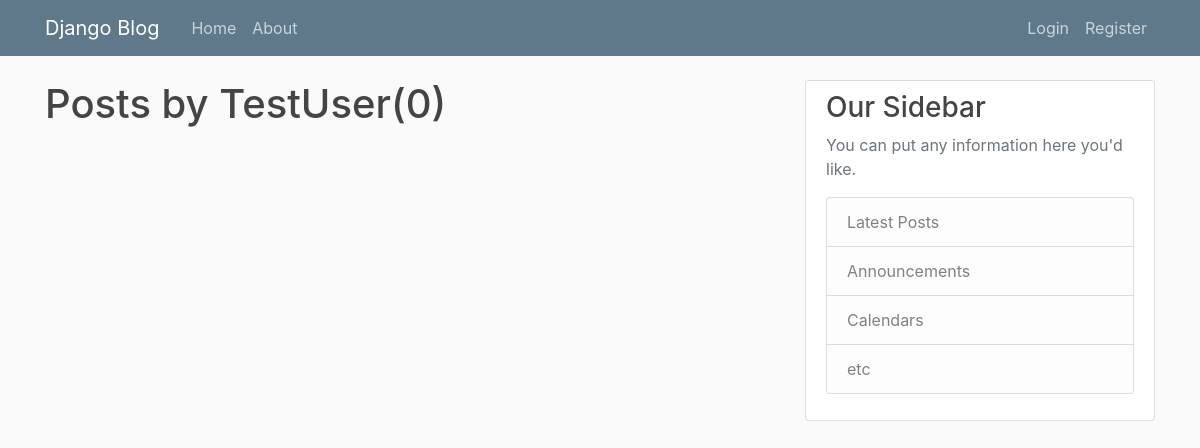
Before: /user/TestUser/ with the older database file.
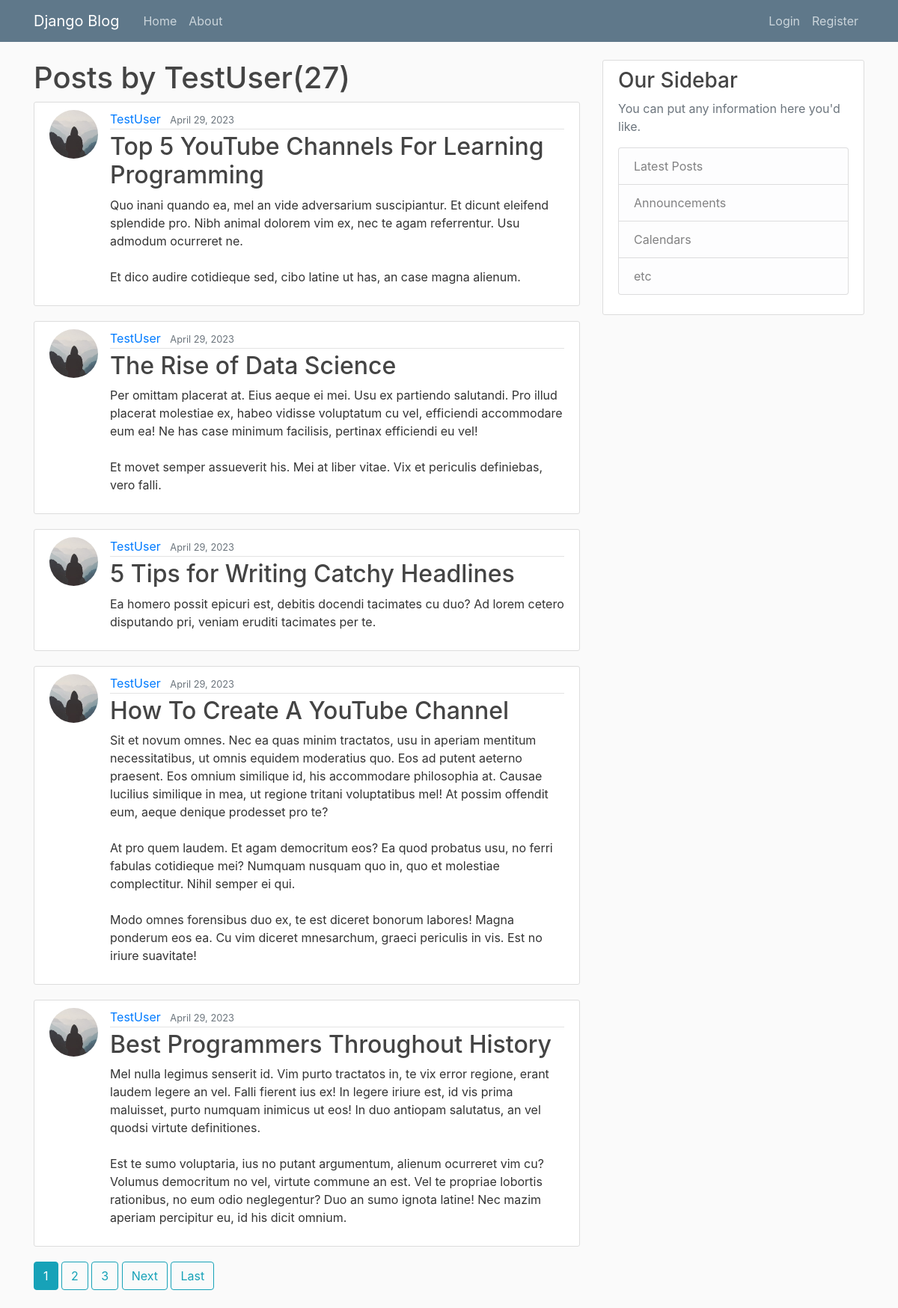
After: the same page with the newer database file.
### blog1/models.py (models this page shows, shortened)
class Post(models.Model):
    title = models.CharField(max_length=100, null=False, blank=False)
    content = RichTextField(blank=True)
    date_posted = models.DateTimeField(default=timezone.now)
    modified = models.DateTimeField(auto_now=True)
    author = models.ForeignKey(User, on_delete=models.CASCADE)
    tags = TaggableManager()

### users/models.py (models this page shows, shortened)
class Profile(models.Model):
    user = models.OneToOneField(User, on_delete=models.CASCADE)
    image = models.ImageField(default='default.jpg', upload_to='profile_pics')

### blog1/views.py (the view)
# urls.py: path('user/<str:username>/', views.UserPostListView.as_view(), name='user-posts'),
class UserPostListView(ListView):
    model = Post
    context_object_name = 'posts'
    paginate_by = 5
    template_name = 'blog1/user_posts.html'
    def get_queryset(self):
        user = get_object_or_404(User, username=self.kwargs.get('username'))
        return Post.objects.filter(author=user).order_by('-date_posted')

### blog1/templates/blog1/user_posts.html (shortened to what this page needs)
{% extends 'blog1/base.html' %}
{% block content %}
    <h1>Posts by {{view.kwargs.username}}({{page_obj.paginator.count}})</h1>
	{% for post in posts %}
		<article class="media content-section">
        <img class="rounded-circle article-img" src="{{ post.author.profile.image.url }}">
		  <div class="media-body">
		    <div class="article-metadata">
		      <a class="mr-2" href="{% url 'user-posts' post.author.username %}">{{ post.author }}</a>
		      <small class="text-muted">{{ post.date_posted |date:"F d, Y" }}</small>
		    </div>
		    <h2><a class="article-title" href="{% url 'post-detail' post.id %}">{{ post.title }}</a></h2>
		    <p class="article-content">{{ post.content|safe }}</p>
		  </div>
		</article>
	{% endfor %}
    {% if is_paginated %}
      {% for num in page_obj.paginator.page_range %}
        {% if page_obj.number == num %}
          <a class="btn btn-info mb-4" href="?page={{ num }}">{{ num }}</a>
        {% elif num > page_obj.number|add:'-3' and num < page_obj.number|add:'3' %}
          <a class="btn btn-outline-info mb-4" href="?page={{ num }}">{{ num }}</a>
        {% endif %}
      {% endfor %}
      {% if page_obj.has_next %}
        <a class="btn btn-outline-info mb-4" href="?page={{ page_obj.next_page_number }}">Next</a>
        <a class="btn btn-outline-info mb-4" href="?page={{ page_obj.paginator.num_pages }}">Last</a>
      {% endif %}
    {% endif %}
{% endblock content %}

Changed rows visible on the page:
added Post: author.profile.image (placeholder picture), author "TestUser", date_posted "April 29, 2023", title "Top 5 YouTube Channels For Learning Programming", content "Quo inani quando ea, mel an vide adversarium suscipiantur. Et dicunt eleifend splendide pro. Nibh animal dolorem vim ex, nec te agam referrentur. Usu admodum ocurreret ne. Et dico audire cotidieque sed, cibo latine ut has, an case magna alienum."
added Post: author.profile.image (placeholder picture), author "TestUser", date_posted "April 29, 2023", title "The Rise of Data Science", content "Per omittam placerat at. Eius aeque ei mei. Usu ex partiendo salutandi. Pro illud placerat molestiae ex, habeo vidisse voluptatum cu vel, efficiendi accommodare eum ea! Ne has case minimum facilisis, pertinax efficiendi eu vel! Et movet semper assueverit his. Mei at liber vitae. Vix et periculis definiebas, vero falli."
added Post: author.profile.image (placeholder picture), author "TestUser", date_posted "April 29, 2023", title "5 Tips for Writing Catchy Headlines", content "Ea homero possit epicuri est, debitis docendi tacimates cu duo? Ad lorem cetero disputando pri, veniam eruditi tacimates per te."
added Post: author.profile.image (placeholder picture), author "TestUser", date_posted "April 29, 2023", title "How To Create A YouTube Channel", content "Sit et novum omnes. Nec ea quas minim tractatos, usu in aperiam mentitum necessitatibus, ut omnis equidem moderatius quo. Eos ad putent aeterno praesent. Eos omnium similique id, his accommodare philosophia at. Causae lucilius similique in mea, ut regione tritani voluptatibus mel! At possim offendit eum, aeque denique prodesset pro te? At pro quem laudem. Et agam democritum eos? Ea quod probatus usu, no ferri fabulas cotidieque mei? Numquam nusquam quo in, quo et molestiae complectitur. Nihil semper ei qui. Modo omnes forensibus duo ex, te est diceret bonorum labores! Magna ponderum eos ea. Cu vim diceret mnesarchum, graeci periculis in vis. Est no iriure suavitate!"
added Post: author.profile.image (placeholder picture), author "TestUser", date_posted "April 29, 2023", title "Best Programmers Throughout History", content "Mel nulla legimus senserit id. Vim purto tractatos in, te vix error regione, erant laudem legere an vel. Falli fierent ius ex! In legere iriure est, id vis prima maluisset, purto numquam inimicus ut eos! In duo antiopam salutatus, an vel quodsi virtute definitiones. Est te sumo voluptaria, ius no putant argumentum, alienum ocurreret vim cu? Volumus democritum no vel, virtute commune an est. Vel te propriae lobortis rationibus, no eum odio neglegentur? Duo an sumo ignota latine! Nec mazim aperiam percipitur eu, id his dicit omnium."
Other visible differences:
{{ page_obj.paginator.count }}: "0" → "27"
new list line: "1"
new list line: "2"
new list line: "3"
text now shown: "Next Last"
